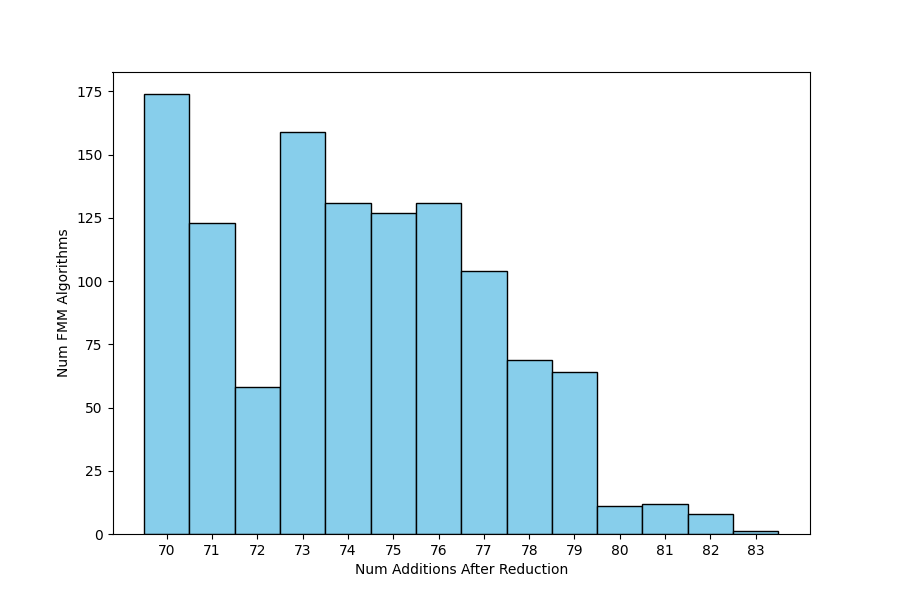

Write Python code to recreate this figure.
import matplotlib.pyplot as plt
import seaborn as sns # pip include seaborn
import numpy as np

raw_data = { # 1172 entries
  70: 174,
  71: 123,
  72: 58,
  73: 159,
  74: 131,
  75: 127,
  76: 131,
  77: 104,
  78: 69,
  79: 64,
  80: 11,
  81: 12,
  82: 8,
  83: 1
}

def main():
    data = []
    for num_additions, count in raw_data.items():
        data.extend([num_additions] * count)

    # create histogram
    plt.figure(figsize=(9, 6)) # Optional: Adjust figure size
    #ax = sns.histplot(data, bins=sorted(raw_data.keys()), kde=True, color='red', edgecolor='black', facecolor='skyblue', discrete=True)
    ax = sns.histplot(data, bins=sorted(raw_data.keys()), kde=False, color='red', edgecolor='black', facecolor='skyblue', discrete=True)

    # add labels and title
    ax.set_xlabel("Num Additions After Reduction")
    ax.set_ylabel("Num FMM Algorithms")
    #ax.set_title("Addition Count Distribution")
    ax.set_xticks(sorted(raw_data.keys())) #  x-axis ticks to match addition count

    # save plot to png file
    plt.savefig('fmm_addition_distribution_532_20260809_110032.png')

    # display plot
    #plt.show()

if __name__ == "__main__":
    main()
